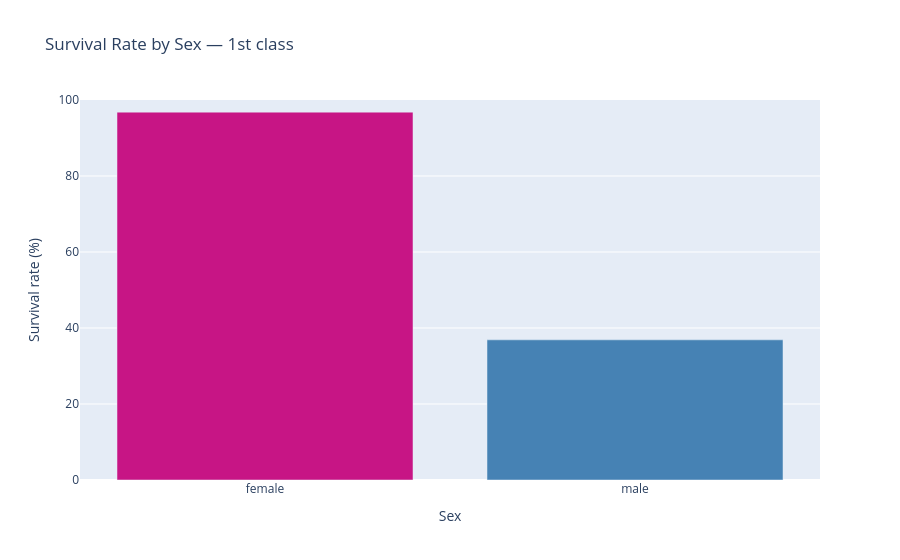

Source (notebook cell):
### Markdown cell above
## 13. Create the first static Plotly figure

Build the first figure before placing it in Dash. Give it a descriptive title and human-readable axis and legend labels.

### Code cell
default_data = analysis[analysis["passenger_class"] == default_class]

survival_summary = (
    default_data.groupby("Sex")["Survived"].mean().reset_index()
)
survival_summary["survival_rate"] = survival_summary["Survived"] * 100

fig1 = px.bar(
    survival_summary,
    x="Sex",
    y="survival_rate",
    color="Sex",
    category_orders={"Sex": ["female", "male"]},
    color_discrete_map={"female": "mediumvioletred", "male": "steelblue"},
    title=f"Survival Rate by Sex — {default_class}",
    labels={"survival_rate": "Survival rate (%)", "Sex": "Sex"}
)
fig1.update_yaxes(range=[0, 100])
fig1.update_layout(showlegend=False)
fig1.show()

### Figure 1 — Plotly figure (JSON) as saved in the notebook; plotly's stock layout.template omitted (floating-point values rounded to 4 significant figures)
{"data": [{"hovertemplate": "Sex=%{x}<br>Survival rate (%)=%{y}<extra></extra>", "legendgroup": "female", "marker": {"color": "mediumvioletred", "pattern": {"shape": ""}}, "name": "female", "orientation": "v", "showlegend": true, "textposition": "auto", "type": "bar", "x": ["female"], "xaxis": "x", "y": [96.81], "yaxis": "y"}, {"hovertemplate": "Sex=%{x}<br>Survival rate (%)=%{y}<extra></extra>", "legendgroup": "male", "marker": {"color": "steelblue", "pattern": {"shape": ""}}, "name": "male", "orientation": "v", "showlegend": true, "textposition": "auto", "type": "bar", "x": ["male"], "xaxis": "x", "y": [36.89], "yaxis": "y"}], "layout": {"barmode": "relative", "legend": {"title": {"text": "Sex"}, "tracegroupgap": 0}, "showlegend": false, "title": {"text": "Survival Rate by Sex — 1st class"}, "xaxis": {"anchor": "y", "categoryarray": ["female", "male"], "categoryorder": "array", "domain": [0, 1], "title": {"text": "Sex"}}, "yaxis": {"anchor": "x", "domain": [0, 1], "range": [0, 100], "title": {"text": "Survival rate (%)"}}}}
